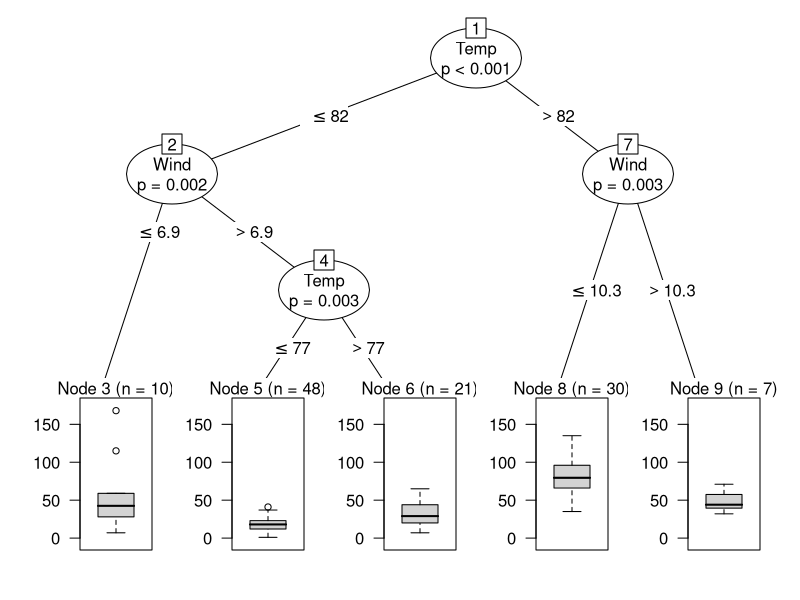
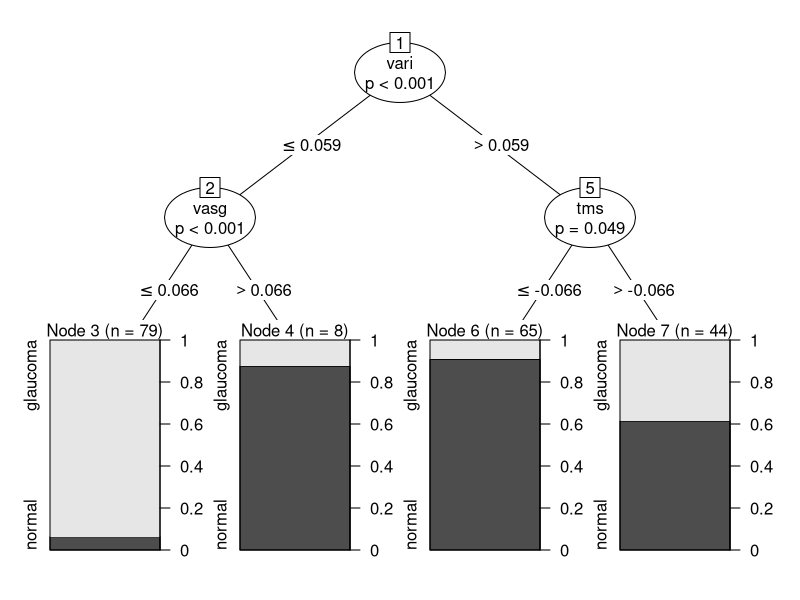
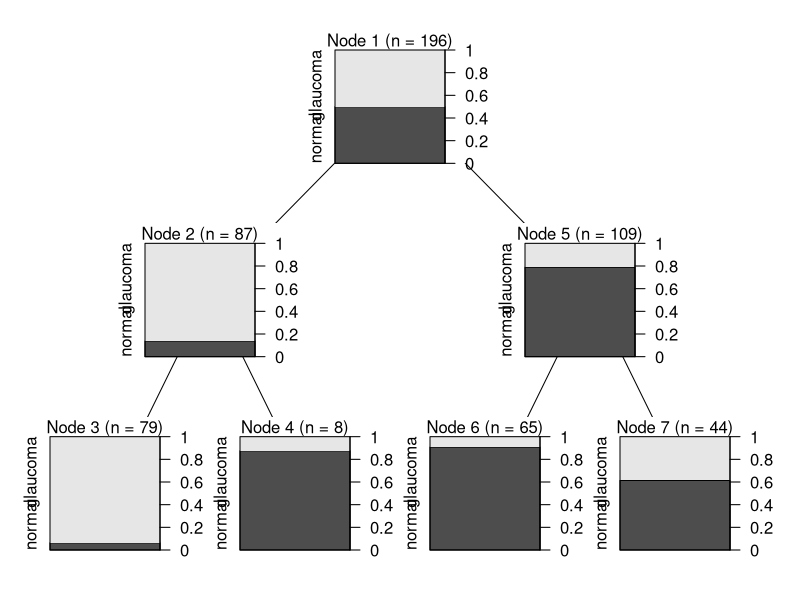
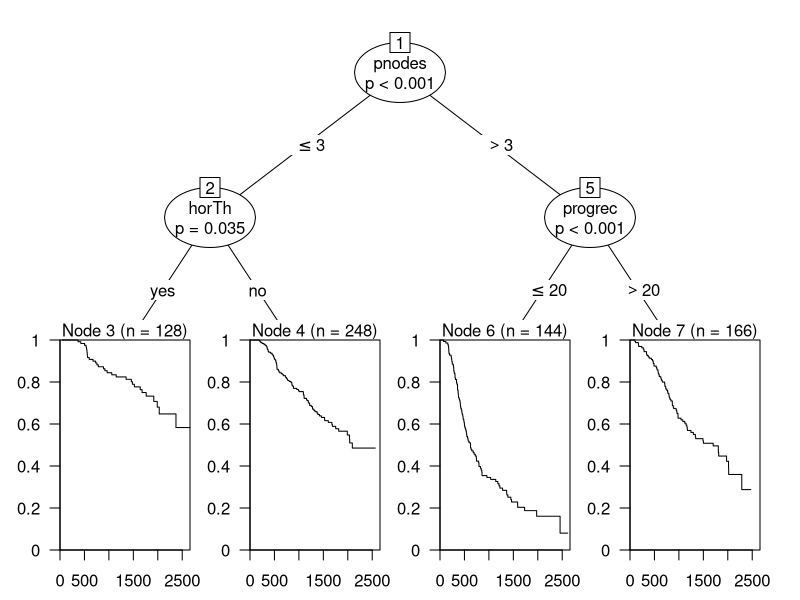
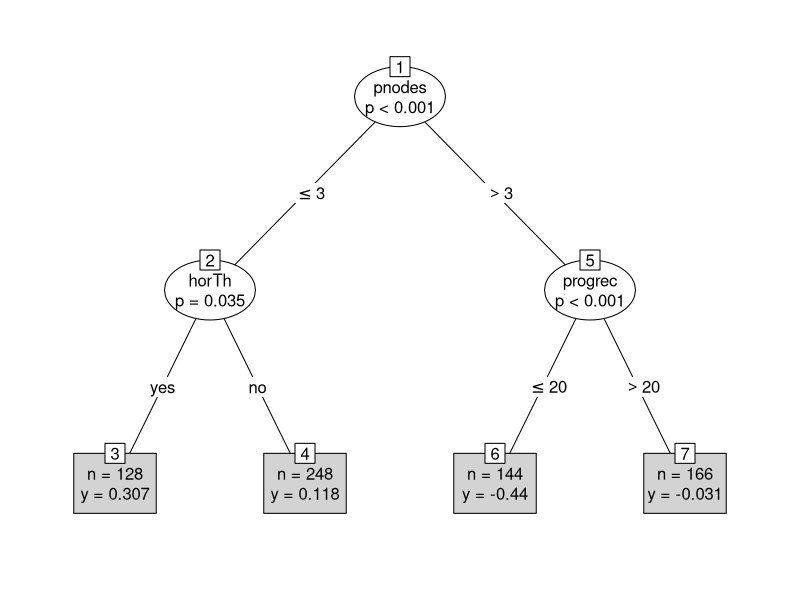

Recreate these plots in R, in order.
library(party)


### Name: Plot BinaryTree
### Title: Visualization of Binary Regression Trees
### Aliases: plot.BinaryTree
### Keywords: hplot

### ** Examples


  set.seed(290875)

  airq <- subset(airquality, !is.na(Ozone))
  airct <- ctree(Ozone ~ ., data = airq)

  ### regression: boxplots in each node
  plot(airct, terminal_panel = node_boxplot, drop_terminal = TRUE)

  if(require("TH.data")) {
  ## classification: barplots in each node
  data("GlaucomaM", package = "TH.data")
  glauct <- ctree(Class ~ ., data = GlaucomaM)
  plot(glauct)
  plot(glauct, inner_panel = node_barplot,
    edge_panel = function(ctreeobj, ...) { function(...) invisible() },
    tnex = 1)

  ## survival: Kaplan-Meier curves in each node
  data("GBSG2", package = "TH.data")
  library("survival")
  gbsg2ct <- ctree(Surv(time, cens) ~ ., data = GBSG2)
  plot(gbsg2ct)
  plot(gbsg2ct, type = "simple")  
  }
